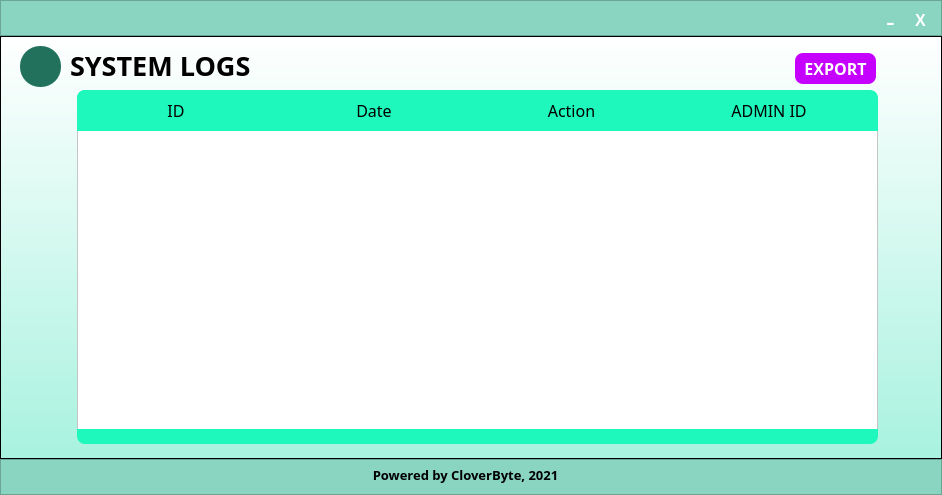
<?xml version="1.0" encoding="UTF-8"?>
<ui version="4.0">
 <class>MainWindow</class>
 <widget class="QMainWindow" name="MainWindow">
  <property name="geometry">
   <rect>
    <x>0</x>
    <y>0</y>
    <width>942</width>
    <height>495</height>
   </rect>
  </property>
  <property name="minimumSize">
   <size>
    <width>942</width>
    <height>495</height>
   </size>
  </property>
  <property name="maximumSize">
   <size>
    <width>942</width>
    <height>495</height>
   </size>
  </property>
  <property name="windowTitle">
   <string>MainWindow</string>
  </property>
  <widget class="QWidget" name="centralwidget">
   <layout class="QVBoxLayout" name="verticalLayout">
    <property name="spacing">
     <number>0</number>
    </property>
    <property name="leftMargin">
     <number>0</number>
    </property>
    <property name="topMargin">
     <number>0</number>
    </property>
    <property name="rightMargin">
     <number>0</number>
    </property>
    <property name="bottomMargin">
     <number>0</number>
    </property>
    <item>
     <widget class="QFrame" name="frame_3">
      <property name="minimumSize">
       <size>
        <width>0</width>
        <height>36</height>
       </size>
      </property>
      <property name="maximumSize">
       <size>
        <width>16777215</width>
        <height>36</height>
       </size>
      </property>
      <property name="styleSheet">
       <string notr="true">background-color: rgb(137, 213, 194)</string>
      </property>
      <property name="frameShape">
       <enum>QFrame::StyledPanel</enum>
      </property>
      <property name="frameShadow">
       <enum>QFrame::Raised</enum>
      </property>
      <widget class="QLabel" name="label_3">
       <property name="geometry">
        <rect>
         <x>10</x>
         <y>5</y>
         <width>81</width>
         <height>31</height>
        </rect>
       </property>
       <property name="styleSheet">
        <string notr="true">background: transparent</string>
       </property>
       <property name="text">
        <string/>
       </property>
       <property name="pixmap">
        <pixmap resource="resources.qrc">:/newPrefix/logo.png</pixmap>
       </property>
       <property name="scaledContents">
        <bool>true</bool>
       </property>
      </widget>
      <widget class="QPushButton" name="exitbtn">
       <property name="geometry">
        <rect>
         <x>910</x>
         <y>10</y>
         <width>21</width>
         <height>21</height>
        </rect>
       </property>
       <property name="minimumSize">
        <size>
         <width>0</width>
         <height>0</height>
        </size>
       </property>
       <property name="font">
        <font>
         <family>MS Shell Dlg 2</family>
         <pointsize>12</pointsize>
         <weight>75</weight>
         <bold>true</bold>
        </font>
       </property>
       <property name="autoFillBackground">
        <bool>false</bool>
       </property>
       <property name="styleSheet">
        <string notr="true">QPushButton{
	background-color: transparent;
	border: none;
	color: rgb(255, 255, 255);
	border-radius: 8px;
}
QPushButton:hover{
	background-color: rgba(255,87,0,255);
}
QPushButton:pressed{
	background-color: rgb(22, 154, 121)
}</string>
       </property>
       <property name="text">
        <string>X</string>
       </property>
       <property name="flat">
        <bool>false</bool>
       </property>
      </widget>
      <widget class="QPushButton" name="minimizebtn">
       <property name="geometry">
        <rect>
         <x>880</x>
         <y>10</y>
         <width>21</width>
         <height>21</height>
        </rect>
       </property>
       <property name="minimumSize">
        <size>
         <width>0</width>
         <height>0</height>
        </size>
       </property>
       <property name="font">
        <font>
         <family>MS PGothic</family>
         <pointsize>20</pointsize>
         <weight>50</weight>
         <bold>false</bold>
        </font>
       </property>
       <property name="autoFillBackground">
        <bool>false</bool>
       </property>
       <property name="styleSheet">
        <string notr="true">QPushButton{
	background-color: transparent;
	border: none;
	color: rgb(255, 255, 255);
	border-radius: 8px;
}
QPushButton:hover{
	background-color: rgb(251,192,0);
}
QPushButton:pressed{
	background-color: rgb(22, 154, 121)
}</string>
       </property>
       <property name="text">
        <string>-</string>
       </property>
       <property name="flat">
        <bool>false</bool>
       </property>
      </widget>
     </widget>
    </item>
    <item>
     <widget class="QFrame" name="frame">
      <property name="styleSheet">
       <string notr="true">QFrame{
background-color: qlineargradient(spread:pad, x1:0.5, y1:1, x2:0.5, y2:0, stop:0 rgba(168, 242, 223, 255), stop:1 rgba(255, 255, 255, 255));
}


/* VERTICAL SCROLLBAR */
 QScrollBar:vertical {
	border: none;
    background: rgb(220,220,220);
    width: 14px;
    margin: 15px 0 15px 0;
	border-radius: 0px;
 }

/*  HANDLE BAR VERTICAL */
QScrollBar::handle:vertical {	
	margin-top: 20px;
	background-color: rgb(33, 113, 93);
	min-height: 30px;
	border-radius: 7px;
}
QScrollBar::handle:vertical:hover{	
	background-color: rgb(30, 248, 188);
}
QScrollBar::handle:vertical:pressed {	
	background-color:rgb(30, 248, 188);
}

/* BTN TOP - SCROLLBAR */
QScrollBar::sub-line:vertical {
	margin-top: 20px;
	border: none;
	background-color: rgb(220,220,220);
	height: 15px;
	border-top-left-radius: 7px;
	border-top-right-radius: 7px;
	subcontrol-position: top;
	subcontrol-origin: margin;
}
QScrollBar::sub-line:vertical:hover {	
	background-color:  rgb(33, 113, 93);
}
QScrollBar::sub-line:vertical:pressed {	
	background-color: rgb(30, 248, 188);
}

/* BTN BOTTOM - SCROLLBAR */
QScrollBar::add-line:vertical {
	border: none;
	background-color: rgb(220,220,220);
	height: 15px;
	border-bottom-left-radius: 7px;
	border-bottom-right-radius: 7px;
	subcontrol-position: bottom;
	subcontrol-origin: margin;
}
QScrollBar::add-line:vertical:hover {	
	background-color:  rgb(33, 113, 93);
}
QScrollBar::add-line:vertical:pressed {	
	background-color: rgb(30, 248, 188);
}

/* RESET ARROW */
QScrollBar::up-arrow:vertical, QScrollBar::down-arrow:vertical {
	background: none;
}
QScrollBar::add-page:vertical, QScrollBar::sub-page:vertical {
	background: none;
}</string>
      </property>
      <property name="frameShape">
       <enum>QFrame::StyledPanel</enum>
      </property>
      <property name="frameShadow">
       <enum>QFrame::Raised</enum>
      </property>
      <widget class="QLabel" name="label_7">
       <property name="geometry">
        <rect>
         <x>70</x>
         <y>14</y>
         <width>231</width>
         <height>31</height>
        </rect>
       </property>
       <property name="font">
        <font>
         <family>Work Sans SemiBold</family>
         <pointsize>20</pointsize>
         <weight>75</weight>
         <bold>true</bold>
        </font>
       </property>
       <property name="styleSheet">
        <string notr="true">background-color: transparent;</string>
       </property>
       <property name="text">
        <string>SYSTEM LOGS</string>
       </property>
      </widget>
      <widget class="QPushButton" name="btnBack">
       <property name="geometry">
        <rect>
         <x>20</x>
         <y>10</y>
         <width>41</width>
         <height>41</height>
        </rect>
       </property>
       <property name="minimumSize">
        <size>
         <width>0</width>
         <height>0</height>
        </size>
       </property>
       <property name="font">
        <font>
         <family>Work Sans</family>
         <pointsize>12</pointsize>
         <weight>75</weight>
         <bold>true</bold>
        </font>
       </property>
       <property name="styleSheet">
        <string notr="true">QPushButton{
	background-color: rgb(33, 113, 93);
	border: none;
	color: rgb(255, 255, 255);
	border-radius: 20px;
}
QPushButton:hover{
	background-color: rgb(46, 159, 131);
}
QPushButton:pressed{
	background-color: rgb(29, 100, 82);
}</string>
       </property>
       <property name="text">
        <string/>
       </property>
       <property name="icon">
        <iconset>
         <normaloff>back_white.png</normaloff>back_white.png</iconset>
       </property>
       <property name="iconSize">
        <size>
         <width>45</width>
         <height>45</height>
        </size>
       </property>
       <property name="flat">
        <bool>false</bool>
       </property>
      </widget>
      <widget class="QTableWidget" name="tableWidget">
       <property name="geometry">
        <rect>
         <x>77</x>
         <y>74</y>
         <width>801</width>
         <height>321</height>
        </rect>
       </property>
       <property name="font">
        <font>
         <family>Work Sans</family>
         <pointsize>12</pointsize>
        </font>
       </property>
       <property name="autoFillBackground">
        <bool>false</bool>
       </property>
       <property name="styleSheet">
        <string notr="true">

QTableWidget{
	color: rgb(90,90,90);
	background-color: rgb(255,255,255);
}

QTableView::item{
	border-bottom: 1px solid #696969;
}</string>
       </property>
       <attribute name="horizontalHeaderStretchLastSection">
        <bool>false</bool>
       </attribute>
       <attribute name="verticalHeaderVisible">
        <bool>false</bool>
       </attribute>
       <column>
        <property name="text">
         <string>New Column</string>
        </property>
       </column>
       <column>
        <property name="text">
         <string>New Column</string>
        </property>
       </column>
       <column>
        <property name="text">
         <string>New Column</string>
        </property>
       </column>
       <column>
        <property name="text">
         <string>New Column</string>
        </property>
       </column>
      </widget>
      <widget class="QFrame" name="frame_2">
       <property name="geometry">
        <rect>
         <x>77</x>
         <y>54</y>
         <width>801</width>
         <height>41</height>
        </rect>
       </property>
       <property name="styleSheet">
        <string notr="true">background-color: rgb(30, 248, 188);
border: none;
border-top-right-radius: 8px;
border-top-left-radius: 8px;</string>
       </property>
       <property name="frameShape">
        <enum>QFrame::StyledPanel</enum>
       </property>
       <property name="frameShadow">
        <enum>QFrame::Raised</enum>
       </property>
       <widget class="QWidget" name="horizontalLayoutWidget">
        <property name="geometry">
         <rect>
          <x>0</x>
          <y>0</y>
          <width>791</width>
          <height>41</height>
         </rect>
        </property>
        <layout class="QHBoxLayout" name="horizontalLayout_2">
         <property name="spacing">
          <number>0</number>
         </property>
         <item>
          <widget class="QLabel" name="label_9">
           <property name="font">
            <font>
             <family>Work Sans Medium</family>
             <pointsize>12</pointsize>
             <weight>50</weight>
             <bold>false</bold>
            </font>
           </property>
           <property name="styleSheet">
            <string notr="true">background-color: transparent;
border: none;
color: rgb(0, 0, 0);
border-radius: 8px;</string>
           </property>
           <property name="text">
            <string>ID</string>
           </property>
           <property name="alignment">
            <set>Qt::AlignCenter</set>
           </property>
          </widget>
         </item>
         <item>
          <widget class="QLabel" name="label_15">
           <property name="font">
            <font>
             <family>Work Sans Medium</family>
             <pointsize>12</pointsize>
             <weight>50</weight>
             <bold>false</bold>
            </font>
           </property>
           <property name="styleSheet">
            <string notr="true">background-color: transparent;
border: none;
color: rgb(0, 0, 0);
border-radius: 8px;</string>
           </property>
           <property name="text">
            <string>Date</string>
           </property>
           <property name="alignment">
            <set>Qt::AlignCenter</set>
           </property>
          </widget>
         </item>
         <item>
          <widget class="QLabel" name="label_17">
           <property name="font">
            <font>
             <family>Work Sans Medium</family>
             <pointsize>12</pointsize>
             <weight>50</weight>
             <bold>false</bold>
            </font>
           </property>
           <property name="styleSheet">
            <string notr="true">background-color: transparent;
border: none;
color: rgb(0, 0, 0);
border-radius: 8px;</string>
           </property>
           <property name="text">
            <string>Action</string>
           </property>
           <property name="alignment">
            <set>Qt::AlignCenter</set>
           </property>
          </widget>
         </item>
         <item>
          <widget class="QLabel" name="label_19">
           <property name="font">
            <font>
             <family>Work Sans Medium</family>
             <pointsize>12</pointsize>
             <weight>50</weight>
             <bold>false</bold>
            </font>
           </property>
           <property name="styleSheet">
            <string notr="true">background-color: transparent;
border: none;
color: rgb(0, 0, 0);
border-radius: 8px;</string>
           </property>
           <property name="text">
            <string>ADMIN ID</string>
           </property>
           <property name="alignment">
            <set>Qt::AlignCenter</set>
           </property>
          </widget>
         </item>
        </layout>
       </widget>
      </widget>
      <widget class="QFrame" name="frame_5">
       <property name="geometry">
        <rect>
         <x>77</x>
         <y>393</y>
         <width>801</width>
         <height>15</height>
        </rect>
       </property>
       <property name="styleSheet">
        <string notr="true">background-color: rgb(30, 248, 188);
border: none;
border-bottom-right-radius: 8px;
border-bottom-left-radius: 8px;</string>
       </property>
       <property name="frameShape">
        <enum>QFrame::StyledPanel</enum>
       </property>
       <property name="frameShadow">
        <enum>QFrame::Raised</enum>
       </property>
      </widget>
      <widget class="QPushButton" name="btnExport">
       <property name="geometry">
        <rect>
         <x>795</x>
         <y>17</y>
         <width>81</width>
         <height>31</height>
        </rect>
       </property>
       <property name="minimumSize">
        <size>
         <width>0</width>
         <height>0</height>
        </size>
       </property>
       <property name="font">
        <font>
         <family>Work Sans SemiBold</family>
         <pointsize>12</pointsize>
         <weight>75</weight>
         <bold>true</bold>
        </font>
       </property>
       <property name="autoFillBackground">
        <bool>false</bool>
       </property>
       <property name="styleSheet">
        <string notr="true">QPushButton{
	background-color: rgba(197,0,255,255);
	border: none;
	color: rgb(255, 255, 255);
	border-radius: 8px;
}
QPushButton:hover{
	background-color: rgb(31, 211, 166);
}
QPushButton:pressed{
	background-color: rgb(22, 154, 121)
}</string>
       </property>
       <property name="text">
        <string>EXPORT</string>
       </property>
       <property name="flat">
        <bool>false</bool>
       </property>
      </widget>
     </widget>
    </item>
    <item>
     <widget class="QFrame" name="footer">
      <property name="minimumSize">
       <size>
        <width>0</width>
        <height>36</height>
       </size>
      </property>
      <property name="maximumSize">
       <size>
        <width>16777215</width>
        <height>36</height>
       </size>
      </property>
      <property name="styleSheet">
       <string notr="true">background-color: rgb(137, 213, 194)</string>
      </property>
      <property name="frameShape">
       <enum>QFrame::StyledPanel</enum>
      </property>
      <property name="frameShadow">
       <enum>QFrame::Raised</enum>
      </property>
      <widget class="QLabel" name="trademark">
       <property name="geometry">
        <rect>
         <x>340</x>
         <y>-20</y>
         <width>251</width>
         <height>71</height>
        </rect>
       </property>
       <property name="minimumSize">
        <size>
         <width>151</width>
         <height>71</height>
        </size>
       </property>
       <property name="font">
        <font>
         <family>Work Sans SemiBold</family>
         <pointsize>10</pointsize>
         <weight>75</weight>
         <bold>true</bold>
        </font>
       </property>
       <property name="styleSheet">
        <string notr="true">background: transparent</string>
       </property>
       <property name="text">
        <string>Powered by CloverByte, 2021</string>
       </property>
       <property name="alignment">
        <set>Qt::AlignCenter</set>
       </property>
      </widget>
     </widget>
    </item>
   </layout>
  </widget>
 </widget>
 <resources>
  <include location="resources.qrc"/>
 </resources>
 <connections/>
</ui>
